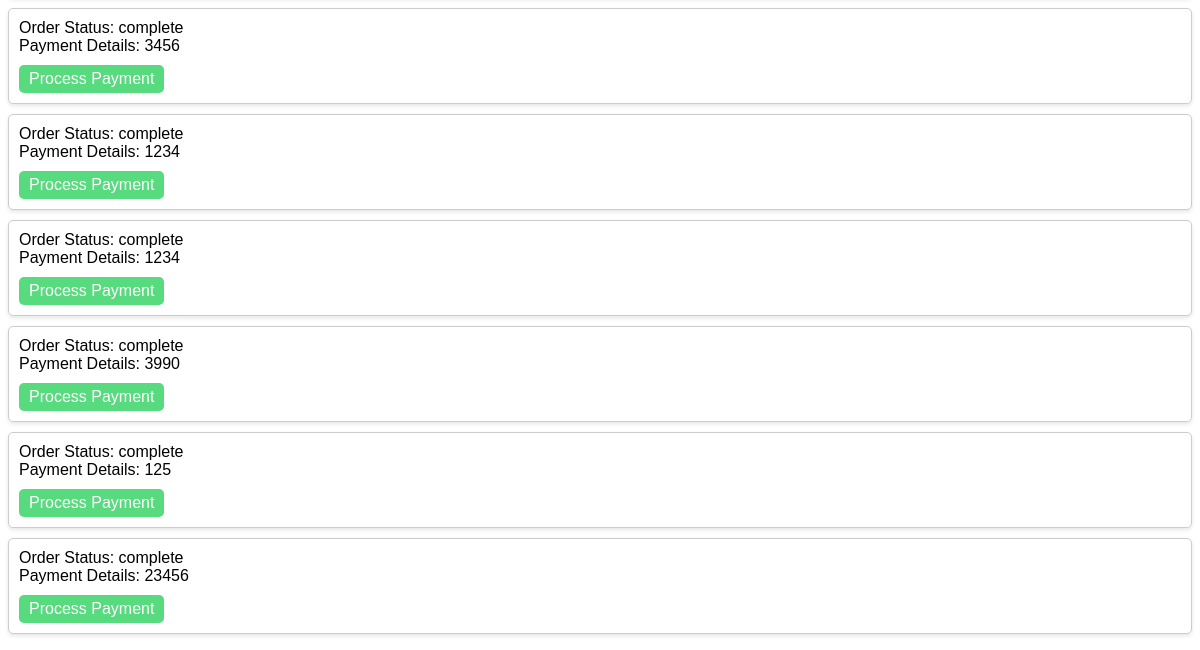
The app's page /order/orders/order_view/ (lower part), older data.
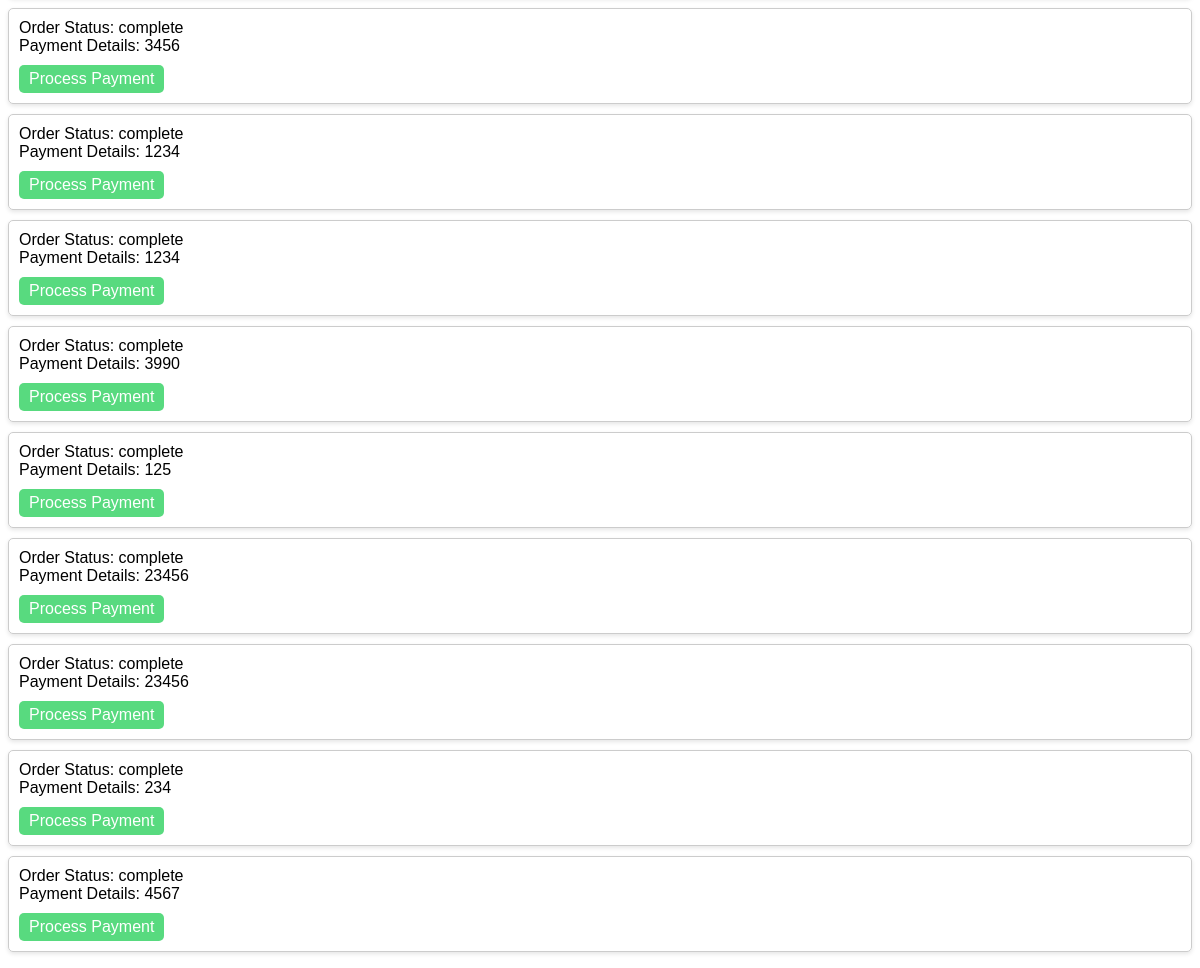
The same page, newer data.
### order/models.py (models this page shows)
class Order(models.Model):
    cart=models.ForeignKey(Cart,null=True,on_delete=models.CASCADE)
    customer=models.ForeignKey(Customer,null=True,on_delete=models.CASCADE)
    delivery=models.ForeignKey(Delivery,null=True,on_delete=models.CASCADE)
    order_status  = models.CharField(max_length=10)
    items = models.CharField(max_length=10)
    customer_information  = models.CharField(max_length=15)
    payment_details = models.PositiveIntegerField()

### order/views.py (the view)
# urls.py: path("orders/order_view/", order_view, name='order_view'),
def order_view(request):
    orders = Order.objects.all()
    return render(request, 'order/order_view.html', {'orders': orders})

### templates/order/order_view.html (shortened to what this page needs)
<!DOCTYPE html>
<html lang="en">
<head>
</head>
<body>
    <div class="order-view-container">
        <ul class="order-list">
            {% for order in orders %}
            <li class="order-item">
            Order Status: {{ order.order_status}}<br>
            Payment Details: {{ order.payment_details }}<br>
            {% if order.order_status != 'PAID' %}
            <a href="{% url 'process_payment' order.id %}" class="custome_button">Process Payment</a>
            {% endif %}
        </li>
        {% endfor %}
    </ul>
</body>
</html>

Row changes from the older to the newer data that the page shows:
added Order: order_status "complete", payment_details "23456", shows "Process Payment"
added Order: order_status "complete", payment_details "234", shows "Process Payment"
added Order: order_status "complete", payment_details "4567", shows "Process Payment"
